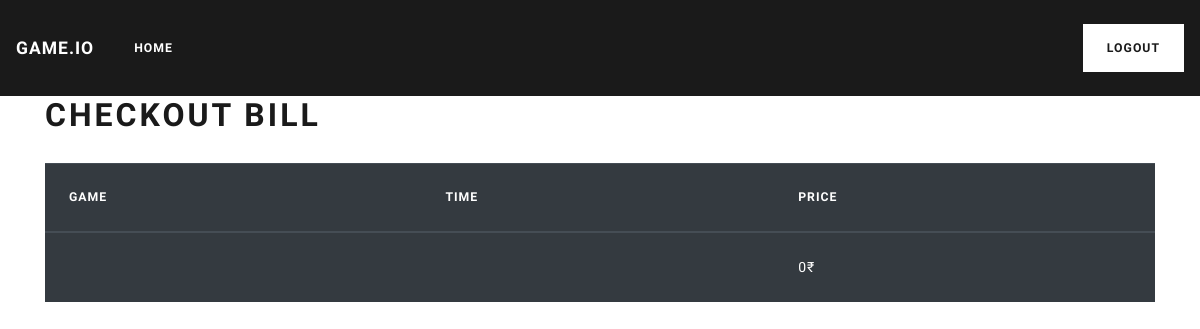
Before: /2/finalbill/ (signed in) with the older database file.
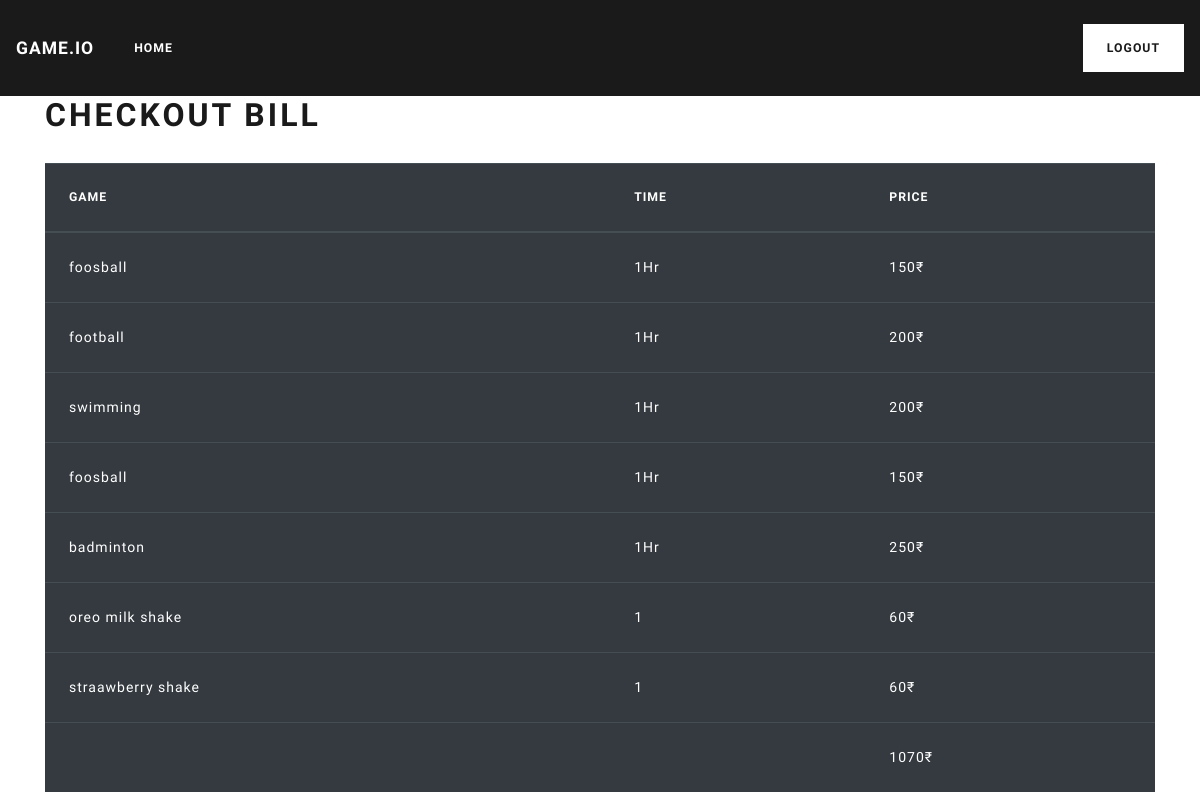
After: the same page with the newer database file.
### gamer_zone/models.py (models this page shows, shortened)
class GameBooked(models.Model):
    user_info = models.ForeignKey(User, on_delete=models.CASCADE, null=True, blank=True)
    game_info = models.ForeignKey(Game, on_delete=models.CASCADE, null=True, blank=True)
    game_time = models.CharField(max_length=100 , blank=True , null=True)
    game_time_start = models.TimeField(auto_now_add= True)
    total_game_price = models.IntegerField(blank=True , null=True)

class Game(models.Model):
    game_img = models.ImageField(null=True, blank=True, upload_to="projects-images/")
    game_name = models.CharField(max_length=100 , blank=True , null=True)
    game_type = models.CharField(max_length=100 , blank=True , null=True , choices= game_category)
    game_rules = models.TextField(blank=True , null=True)
    game_price = models.IntegerField(blank=True , null=True)

class FoodBooked(models.Model):
    user_info = models.ForeignKey(User, on_delete=models.CASCADE, null=True, blank=True)
    item_info = models.ForeignKey(Kitchen, on_delete=models.CASCADE, null=True, blank=True)
    item_quantity = models.CharField(max_length=100 , blank=True , null=True)
    total_item_price = models.IntegerField(blank=True , null=True)

class Kitchen(models.Model):
    item_img = models.ImageField(null=True, blank=True, upload_to="projects-images/")
    item_name = models.CharField(max_length=100 , blank=True , null=True)
    item_type = models.CharField(max_length=100 , blank=True , null=True , choices= item_category)
    item_description = models.TextField(blank=True , null=True)
    item_price = models.IntegerField(blank=True , null=True)

### gamer_zone/views.py (the view)
# urls.py: path('<int:user_id>/finalbill/', finalBill),
@login_required
def finalBill(request,user_id):
    user = request.user
    gameBooked = GameBooked.objects.filter(user_info=user.id)
    foodBooked = FoodBooked.objects.filter(user_info=user.id)
    q=0
    r=0
    for game in gameBooked:
        p=game.game_info.game_price
        q = q + p
    for item in foodBooked:
        x=item.item_info.item_price
        r = r + x
    total = q + r
    return render(request,"checkout.html",{"user":user , "gamebooked":gameBooked,"foodbooked":foodBooked,"total":total})

### gamer_zone/templates/checkout.html (shortened to what this page needs)
<!DOCTYPE html>
<html lang="en">
    <head>
        <link
            rel="stylesheet"
            href="/static/css/bootstrap.min.css"
        />
        <link
            rel="stylesheet"
            href="/static/css/home.css"
        />
    </head>
    <body>
        <nav class="navbar navbar-expand-lg navbar-dark bg-primary">
            <a class="navbar-brand" href="/2/home/">GAME.IO</a>
            <div class="collapse navbar-collapse" id="navbarColor01">
                <ul class="navbar-nav mr-auto">
                    <li class="nav-item active">
                        <a class="nav-link" href="/{{user.id}}/home/"
                            >Home
                        </a>
                    </li>
                </ul>
            </div>
            <a
                class="btn btn-secondary my-2 my-sm-0 ml-auto"
                type="submit"
                href="/logout/"
            >
                Logout
            </a>
        </nav>
        <div class="container">
            <h1>Checkout Bill</h1>
            <br />
            <table class="table table-dark">
                <thead>
                    <tr>
                        <th scope="col">Game</th>
                        <th scope="col">Time</th>
                        <th scope="col">Price</th>
                    </tr>
                </thead>
                <tbody>
                    {% for game in gamebooked %}
                    <tr>
                        <td>{{game.game_info.game_name}}</td>
                        <td>{{game.game_time}}Hr</td>
                        <td>{{game.game_info.game_price}}₹</td>
                    </tr>
                    {% endfor %} {% for food in foodbooked %}
                    <tr>
                        <td>{{food.item_info.item_name}}</td>
                        <td>{{food.item_quantity}}</td>
                        <td>{{food.item_info.item_price}}₹</td>
                    </tr>
                    {% endfor %}
                    <tr>
                        <td></td>
                        <td></td>
                        <td>{{total}}₹</td>
                    </tr>
                </tbody>
            </table>
        </div>
    </body>
</html>

Changed rows visible on the page:
added GameBooked: game_info.game_name "foosball", game_time "1", game_info.game_price "150"
added GameBooked: game_info.game_name "football", game_time "1", game_info.game_price "200"
added GameBooked: game_info.game_name "swimming", game_time "1", game_info.game_price "200"
added GameBooked: game_info.game_name "foosball", game_time "1", game_info.game_price "150"
added GameBooked: game_info.game_name "badminton", game_time "1", game_info.game_price "250"
added FoodBooked: item_info.item_name "oreo milk shake", item_quantity "1", item_info.item_price "60"
added FoodBooked: item_info.item_name "straawberry shake", item_quantity "1", item_info.item_price "60"
Other visible differences:
{{ total }}: "0" → "1070"
